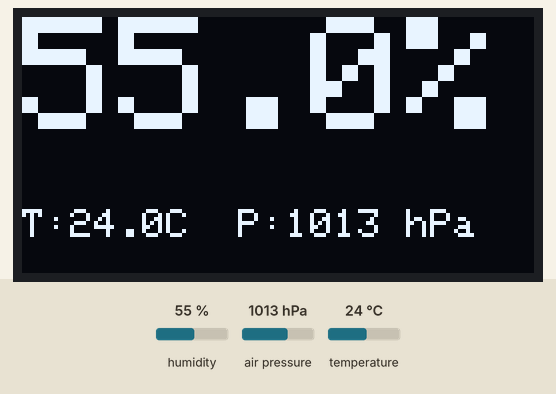
Recording of a sketch running on a simulated ESP32. Parts: 128×64 one-colour display. Inputs (shaded band) come from the test bench; at power-on: humidity 55 %, air pressure 1013 hPa, temperature 24 °C. WiFi joins after 1.5 s; servers stay silent unless stated; uploads are accepted with an empty reply; random numbers use the default seed unless the sketch sets one; what the sketch prints to the serial monitor is not drawn.

Above: at 60.3 s.

The sketch:

unor4_depth_monitor.ino
```cpp
/* esp32-bme-universal.ino */
#include <WiFi.h>
#include <HTTPClient.h>
#include <Wire.h>
#include <Adafruit_Sensor.h>
#include <Adafruit_BME280.h>
#include "esp_system.h"

// === НАСТРОЙКИ ===

#define HAS_DISPLAY  // //-для комментария
const int SENSOR_ID = 23;

// =================


const char* ssid = "ELTEX-8478";
const char* password = "eSm-kp7-VdF-PtA";

const char* DEVICE_TYPE = "humidity_sensor"; // Тип устройства для heartbeat

#define I2C_BME_SDA 32
#define I2C_BME_SCL 33

#ifdef HAS_DISPLAY
#define I2C_DISP_SDA 21
#define I2C_DISP_SCL 22
#include <Adafruit_GFX.h>
#include <Adafruit_SSD1306.h>
#define SCREEN_WIDTH 128
#define SCREEN_HEIGHT 64
#endif

// Настройки отправки данных датчика
const unsigned long MEASURE_INTERVAL = 60000;
const char* servers[] = {"192.168.1.100", "192.168.1.101"};
const int SERVER_COUNT = 2;
const int serverPort = 5000;
const char* DATA_ENDPOINT = "/data";

// Настройки Heartbeat
const unsigned long HEARTBEAT_INTERVAL = 60000; // Раз в минуту
const char* HEARTBEAT_ENDPOINT = "/api/heartbeat";

TwoWire I2C_BME = TwoWire(0);
Adafruit_BME280 bme;
WiFiClient wifiClient;
bool bmeReady = false;
String sessionPUID;

#ifdef HAS_DISPLAY
TwoWire I2C_DISP = TwoWire(1);
Adafruit_SSD1306 display(SCREEN_WIDTH, SCREEN_HEIGHT, &I2C_DISP, -1);
#endif

unsigned long lastMeasureMillis = 0;
unsigned long lastHeartbeatMillis = 0;
unsigned long lastStatusCheckMillis = 0;
unsigned long lastDisplayRefreshMillis = 0;

struct SensorData { float h = 0, t = 0, p = 0; bool valid = false; } lastData;

#ifdef HAS_DISPLAY
void drawStatus(const String& msg, bool isError) {
  display.clearDisplay(); display.setTextColor(SSD1306_WHITE);
  display.setTextSize(isError ? 2 : 1); display.setCursor(0, 0);
  display.println(msg); display.display();
}
void drawData(float h, float t, float p) {
  display.clearDisplay(); display.setTextColor(SSD1306_WHITE);
  display.setCursor(0, 0); display.setTextSize(4);
  display.print(h, 1); display.println("%");
  display.setTextSize(1); display.setCursor(0, 48);
  display.print("T:"); display.print(t, 1); display.print("C  P:");
  display.print(p, 0); display.println(" hPa"); display.display();
}
#else
void drawStatus(const String&, bool) {}
void drawData(float, float, float) {}
#endif

String generateSessionPUID() {
  char buf[16]; snprintf(buf, sizeof(buf), "%08X", esp_random()); return String(buf);
}

bool initBME() {
  I2C_BME.begin(I2C_BME_SDA, I2C_BME_SCL, 400000);
  if (bme.begin(0x76, &I2C_BME) || bme.begin(0x77, &I2C_BME)) {
    Serial.println("BME280 OK"); return true;
  }
  Serial.println("BME280 FAIL"); return false;
}

#ifdef HAS_DISPLAY
bool initDisplay() {
  I2C_DISP.begin(I2C_DISP_SDA, I2C_DISP_SCL, 400000);
  if (!display.begin(SSD1306_SWITCHCAPVCC, 0x3C)) {
    Serial.println("Display FAIL"); return false;
  }
  display.setTextSize(1); return true;
}
#else
bool initDisplay() { return true; }
#endif

// Отправка данных датчика
bool sendDataToServer(const char* host, const String& json) {
  HTTPClient http;
  String url = "http://" + String(host) + ":" + String(serverPort) + DATA_ENDPOINT;
  Serial.print("DATA -> "); Serial.print(host);
  if (http.begin(wifiClient, url)) {
    http.addHeader("Content-Type", "application/json");
    int code = http.POST(json);
    Serial.print(" ["); Serial.print(code); Serial.println("]");
    http.end(); return (code == 200 || code == 201);
  }
  Serial.println(" [HTTP ERR]"); return false;
}

// === HEARTBEAT ===
void sendHeartbeat() {
  if (WiFi.status() != WL_CONNECTED) {
    Serial.println("HB SKIP: No WiFi");
    return;
  }

  int heap = ESP.getFreeHeap();
  String json = "{"
    "\"device_type\":\"" + String(DEVICE_TYPE) + "\","
    "\"device_id\":" + String(SENSOR_ID) + ","
    "\"health\":{"
      "\"rssi\":" + String(WiFi.RSSI()) + ","
      "\"heap\":" + String(heap) + ","
      "\"uptime\":" + String(millis()) +
    "}"
  "}";

  HTTPClient http;
  // Берем первый сервер для heartbeat
  String url = "http://" + String(servers[0]) + ":" + String(serverPort) + HEARTBEAT_ENDPOINT;

  Serial.print("HB -> "); Serial.println(servers[0]);
  if (http.begin(wifiClient, url)) {
    http.addHeader("Content-Type", "application/json");
    int code = http.POST(json);
    Serial.print(" ["); Serial.print(code); Serial.println("]");
    http.end();
  } else {
    Serial.println("HB HTTP ERR");
  }
}

void ProcessMeasure() {
  if (!bmeReady) {
    if (initBME()) { bmeReady = true;
      #ifdef HAS_DISPLAY
        drawStatus("Sensor Ready", false);
      #endif
    }
    else {
      #ifdef HAS_DISPLAY
        drawStatus("Sensor ERR", true);
        #endif
      return;
      }
  }
  float t = bme.readTemperature(), h = bme.readHumidity(), p = bme.readPressure() / 100.0F;
  if (isnan(t) || isnan(h) || isnan(p)) {
    Serial.println("Read ERR"); bmeReady = false; lastData.valid = false;
    #ifdef HAS_DISPLAY
      drawStatus("Read ERR", true);
    #endif
    return;
  }
  lastData.t = t; lastData.h = h; lastData.p = p; lastData.valid = true;

  #ifdef HAS_DISPLAY
    drawData(h, t, p);
  #endif

  Serial.printf("Data: T=%.1f H=%.1f P=%.1f\n", t, h, p);
  String json = "{\"puid\":\"" + sessionPUID + "|" + String(millis()) + "\","
                "\"sensor_id\":" + String(SENSOR_ID) + ","
                "\"temperature\":" + String(t, 1) + ","
                "\"humidity\":" + String(h, 1) + ","
                "\"pressure\":" + String(p, 1) + "}";
  for (int i = 0; i < SERVER_COUNT; i++) { sendDataToServer(servers[i], json); delay(100); }
}

void setup() {
  Serial.begin(9600); delay(1000); Serial.println("ESP32 BME Logger");
  if (initDisplay()) Serial.println("Display OK");
  sessionPUID = generateSessionPUID();
  bmeReady = initBME();
  Serial.print("Wi-Fi: "); WiFi.begin(ssid, password);
  unsigned long start = millis();
  while (WiFi.status() != WL_CONNECTED && millis() - start < 15000) { delay(500); Serial.print("."); }
  Serial.println(WiFi.status() == WL_CONNECTED ? " OK" : " FAIL");
}

void loop() {
  unsigned long now = millis();

  // 1. Мониторинг Wi-Fi
  if (WiFi.status() != WL_CONNECTED) {
    if (now - lastStatusCheckMillis > 5000) {
      lastStatusCheckMillis = now; Serial.println("WiFi Lost. Reconnecting...");
      WiFi.reconnect();
      #ifdef HAS_DISPLAY
        drawStatus("No WiFi", true);
      #endif
    }
    return;
  }

  // 2. Heartbeat (Отправка здоровья системы)
  if (now - lastHeartbeatMillis >= HEARTBEAT_INTERVAL) {
    lastHeartbeatMillis = now;
    sendHeartbeat();
  }

  // 3. Измерение данных датчика (Синхронизировано с Heartbeat по умолчанию, но интервалы можно менять)
  if (now - lastMeasureMillis >= MEASURE_INTERVAL) {
    lastMeasureMillis = now;
    ProcessMeasure();
  }

  // 4. Обновление дисплея
  #ifdef HAS_DISPLAY
  if (now - lastDisplayRefreshMillis > 2000 && lastData.valid) {
    lastDisplayRefreshMillis = now; drawData(lastData.h, lastData.t, lastData.p);
  }
  #endif
}
```
